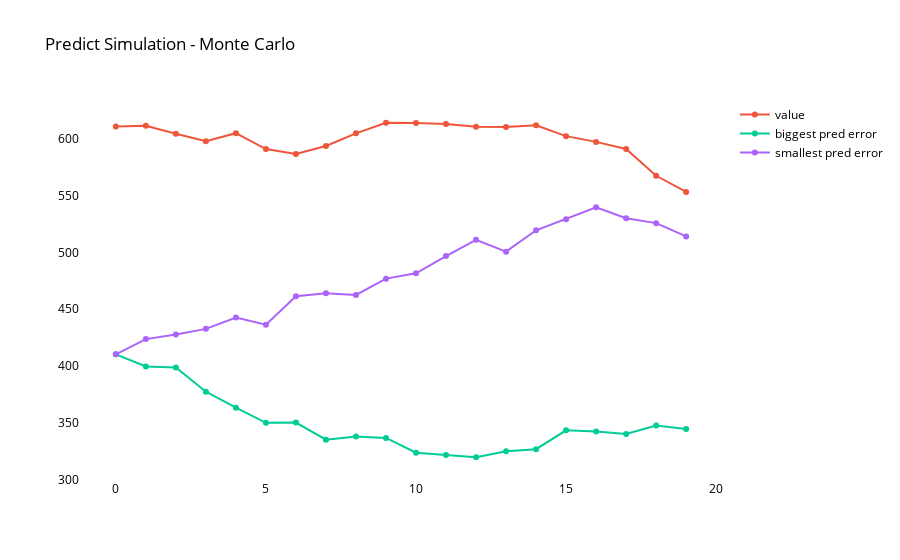

Here is the notebook cell this chart was saved with:
### Code cell
def plot_best_predict(df: dict, index_max: int, index_min: int):
    fig = px.line(title='Predict Simulation - Monte Carlo', markers=True)
    fig.add_scatter(y=df, name='value')
    fig.add_scatter(y=days_pred.T[index_max], name='biggest pred error')
    fig.add_scatter(y=days_pred.T[index_min], name='smallest pred error')
    fig.update_traces(mode='markers+lines')
    fig.update_layout(paper_bgcolor='white', plot_bgcolor="white", font_color="black")
    fig.show()

index_min = np.argmin(sqerror)
index_max = np.argmax(sqerror)
plot_best_predict(prices_test_copy, index_max, index_min)

### Figure 1 — Plotly figure (JSON) as saved in the notebook; plotly's stock layout.template omitted (floating-point values rounded to 4 significant figures)
{"data": [{"hovertemplate": "<extra></extra>", "legendgroup": "", "line": {"color": "#636efa", "dash": "solid"}, "marker": {"symbol": "circle"}, "mode": "markers+lines", "name": "", "orientation": "v", "showlegend": false, "type": "scatter", "xaxis": "x", "yaxis": "y"}, {"mode": "markers+lines", "name": "value", "type": "scatter", "y": [611, 611.7, 604.6, 598.0, 605.0, 591.1, 586.7, 593.7, 604.9, 614.2, 614.1, 613.1, 610.7, 610.5, 612.1, 602.4, 597.4, 591.2, 567.5, 553.3]}, {"mode": "markers+lines", "name": "biggest pred error", "type": "scatter", "y": [410.2, 399.4, 398.6, 377.2, 363.2, 349.8, 350.0, 334.9, 337.7, 336.5, 323.4, 321.4, 319.4, 324.8, 326.5, 343.2, 342.1, 339.9, 347.5, 344.3]}, {"mode": "markers+lines", "name": "smallest pred error", "type": "scatter", "y": [410.2, 423.6, 427.6, 432.6, 442.6, 436.3, 461.3, 464.0, 462.5, 476.9, 481.5, 496.7, 511.1, 500.6, 519.5, 529.3, 539.7, 530.1, 525.8, 514.0]}], "layout": {"font": {"color": "black"}, "legend": {"tracegroupgap": 0}, "paper_bgcolor": "white", "plot_bgcolor": "white", "title": {"text": "Predict Simulation - Monte Carlo"}, "xaxis": {"anchor": "y", "domain": [0, 1]}, "yaxis": {"anchor": "x", "domain": [0, 1]}}}
